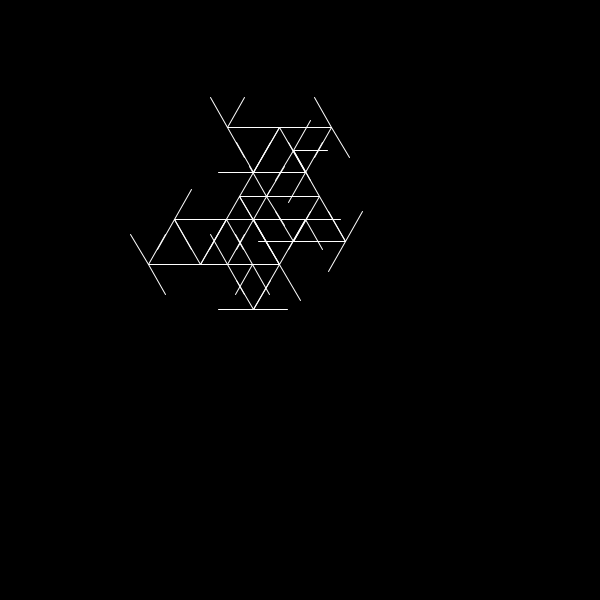
Frame 1 (no input)
Frame 60 (the mouse pressed at the canvas centre just before this capture): identical to frame 1, image omitted
Frame 120 (the mouse held since frame 60 and released just before this capture): identical to frame 1, image omitted

The Processing sketch that drew this single still picture (run headless with seeded random() and noise(); from frame 60 on, the mouse is pressed at the canvas centre):

// Processing sketch: sketch_49_recursive_snowf
// ── sketch_49_recursive_snowf.pde
/*
  Brief description of the program here
 
 
 Author:Rituparna Matkar
 Email:rituparna.matkar@gmail.com
 */
void setup() {
  size(600, 600);
}

void draw() {
  background(0);
  translate(width/2, height/2);
  rotate(radians(-30));
  stroke(255);
  line(0, 0, 0, -120);
  translate(0, -120);
  branch(120);
}
void branch(float h) {
  h=h*0.66;
  if (h>30) {
    pushMatrix();
    rotate(radians(60));
    line(0, 0, 0, -h);
    translate(0, -h);
    branch(h);
    popMatrix();

    pushMatrix();
    rotate(radians(120));
    line(0, 0, 0, -h);
    translate(0, -h);
    branch(h);
    popMatrix();

    pushMatrix();
    rotate(radians(180));
    line(0, 0, 0, -h);
    translate(0, -h);
    branch(h);
    popMatrix();

    pushMatrix();
    rotate(radians(240));
    line(0, 0, 0, -h);
    translate(0, -h);
    branch(h);
    popMatrix();
  }
}
